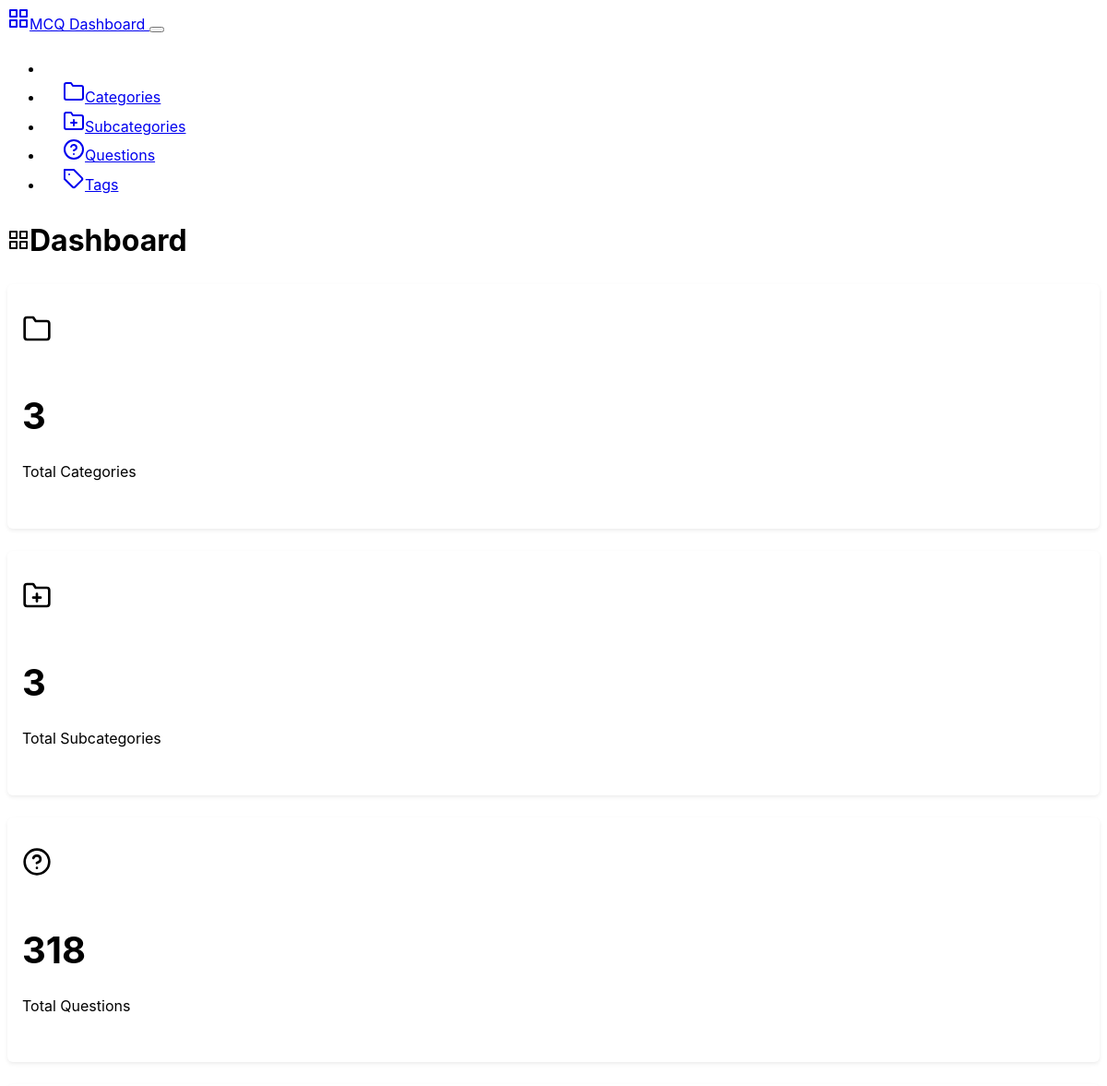
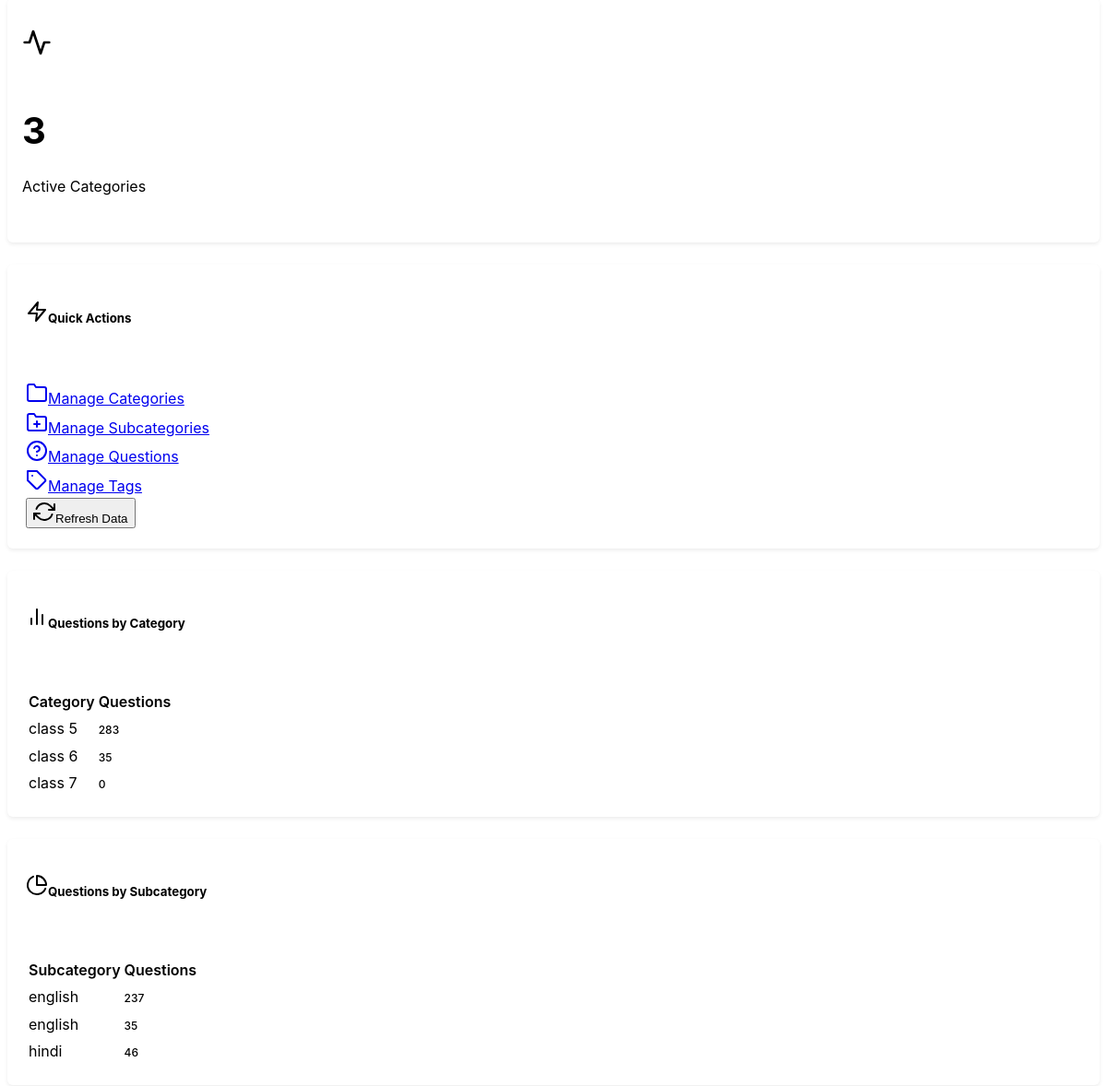
/backend, run on the app's committed database (2 pictures, top to bottom).
### mcqbox/model.py (models this page shows, shortened)
class Category(db.Model):
    id = db.Column(db.Integer, primary_key=True)
    name = db.Column(db.String(50), nullable=False, unique=True)
    description = db.Column(db.String(200), nullable=True)
    created_at = db.Column(db.DateTime, server_default=db.func.now())
    updated_at = db.Column(db.DateTime, server_default=db.func.now(), onupdate=db.func.now())

class Subcategory(db.Model):
    id = db.Column(db.Integer, primary_key=True)
    name = db.Column(db.String(50), nullable=False)
    category_id = db.Column(db.Integer, db.ForeignKey('category.id'), nullable=False)
    category = db.relationship('Category', backref=db.backref('subcategories', lazy=True))
    description = db.Column(db.String(200), nullable=True)
    created_at = db.Column(db.DateTime, server_default=db.func.now())
    updated_at = db.Column(db.DateTime, server_default=db.func.now(), onupdate=db.func.now())

### mcqbox/backend/route.py (the view)
@app.route('/backend')
def dashboard():
    categories = Category.query.count()
    subcategories = Subcategory.query.count()
    questions = Question.query.count()
    category_stats = {}
    subcategory_stats = {}
    category = Category.query.all()
    subcat = Subcategory.query.all()
    for cat in category:
        category_stats[cat.id] = {
            'id': cat.id,
            'name': cat.name,
            'total_subcategories': len(cat.subcategories),
            'count': len(cat.questions)
        }
    for subcategory in subcat:
        subcategory_stats[subcategory.id] = {
            'id': subcategory.id,
            'name': subcategory.name,
            'category_id': subcategory.category_id,
            'count': len(subcategory.questions)
        }
    stats ={
            'total_categories': categories,
            'total_subcategories': subcategories,
            'total_questions': questions,
            'category_stats': list(category_stats.values()),
            'subcategory_stats': list(subcategory_stats.values())
        }
    return render_template('dashboard.html', stats=stats, categories=category)

### mcqbox/frontend/route.py (called while the page is built)
@app.before_request
def enforce_lowercase_url():
    url = request.url
    lowercase_url = url.lower()
    if url != lowercase_url:
        return redirect(lowercase_url, code=301)

### mcqbox/backend/templates/dashboard.html (shortened to what this page needs)
{% extends "base.html" %}
{% block content %}
<div class="row">
    <div class="col-12">
        <div class="d-flex justify-content-between align-items-center mb-4">
            <h1><i data-feather="grid" class="me-2"></i>Dashboard</h1>
        </div>
    </div>
</div>
<div class="row mb-4">
    <div class="col-md-3">
        <div class="card">
            <div class="card-body text-center">
                <i data-feather="folder" class="mb-2" style="width: 2rem; height: 2rem;"></i>
                <h3 class="card-title">{{ stats.total_categories }}</h3>
                <p class="card-text text-muted">Total Categories</p>
            </div>
        </div>
    </div>
    <div class="col-md-3">
        <div class="card">
            <div class="card-body text-center">
                <i data-feather="folder-plus" class="mb-2" style="width: 2rem; height: 2rem;"></i>
                <h3 class="card-title">{{ stats.total_subcategories }}</h3>
                <p class="card-text text-muted">Total Subcategories</p>
            </div>
        </div>
    </div>
    <div class="col-md-3">
        <div class="card">
            <div class="card-body text-center">
                <i data-feather="help-circle" class="mb-2" style="width: 2rem; height: 2rem;"></i>
                <h3 class="card-title">{{ stats.total_questions }}</h3>
                <p class="card-text text-muted">Total Questions</p>
            </div>
        </div>
    </div>
    <div class="col-md-3">
        <div class="card">
            <div class="card-body text-center">
                <i data-feather="activity" class="mb-2" style="width: 2rem; height: 2rem;"></i>
                <h3 class="card-title">{{ stats.category_stats|length }}</h3>
                <p class="card-text text-muted">Active Categories</p>
            </div>
        </div>
    </div>
</div>
<div class="row mb-4">
    <div class="col-12">
        <div class="card">
            <div class="card-header">
                <h5 class="card-title mb-0"><i data-feather="zap" class="me-2"></i>Quick Actions</h5>
            </div>
            <div class="card-body">
                <div class="row">
                    <div class="col-md-3 mb-2">
                        <a href="{{ url_for('categories') }}" class="btn btn-outline-primary w-100">
                            <i data-feather="folder" class="me-2"></i>Manage Categories
                        </a>
                    </div>
                    <div class="col-md-3 mb-2">
                        <a href="{{ url_for('subcategories') }}" class="btn btn-outline-primary w-100">
                            <i data-feather="folder-plus" class="me-2"></i>Manage Subcategories
                        </a>
                    </div>
                    <div class="col-md-3 mb-2">
                        <a href="{{ url_for('questions') }}" class="btn btn-outline-primary w-100">
                            <i data-feather="help-circle" class="me-2"></i>Manage Questions
                        </a>
                    </div>
                    <div class="col-md-3 mb-2">
                        <a href="{{ url_for('tags') }}" class="btn btn-outline-primary w-100">
                            <i data-feather="tag" class="me-2"></i>Manage Tags
                        </a>
                    </div>
                    <div class="col-md-3 mb-2">
                        <button class="btn btn-outline-secondary w-100" onclick="location.reload()">
                            <i data-feather="refresh-cw" class="me-2"></i>Refresh Data
                        </button>
                    </div>
                </div>
            </div>
        </div>
    </div>
</div>
{% if stats.category_stats %}
<div class="row mb-4">
    <div class="col-md-6">
        <div class="card">
            <div class="card-header">
                <h5 class="card-title mb-0"><i data-feather="bar-chart-2" class="me-2"></i>Questions by Category</h5>
            </div>
            <div class="card-body">
                {% if stats.category_stats %}
                    <div class="table-responsive">
                        <table class="table table-sm">
                            <thead>
                                <tr>
                                    <th>Category</th>
                                    <th class="text-end">Questions</th>
                                </tr>
                            </thead>
                            <tbody>
                                {% for category in stats.category_stats %}
                                <tr>
                                    <td>{{ category.name }}</td>
                                    <td class="text-end">
                                        <span class="badge bg-secondary">{{ category.count }}</span>
                                    </td>
                                </tr>
                                {% endfor %}
                            </tbody>
                        </table>
                    </div>
                {% else %}
                    <div class="text-center text-muted py-3">
                        <i data-feather="inbox" class="mb-2" style="width: 2rem; height: 2rem;"></i>
                        <p>No questions created yet</p>
                    </div>
                {% endif %}
            </div>
        </div>
    </div>
    <div class="col-md-6">
        <div class="card">
            <div class="card-header">
                <h5 class="card-title mb-0"><i data-feather="pie-chart" class="me-2"></i>Questions by Subcategory</h5>
            </div>
            <div class="card-body">
                {% if stats.subcategory_stats %}
                    <div class="table-responsive">
                        <table class="table table-sm">
                            <thead>
                                <tr>
                                    <th>Subcategory</th>
                                    <th class="text-end">Questions</th>
                                </tr>
                            </thead>
                            <tbody>
                                {% for subcategory in stats.subcategory_stats[:10] %}
                                <tr>
                                    <td>{{ subcategory.name }}</td>
                                    <td class="text-end">
                                        <span class="badge bg-secondary">{{ subcategory.count }}</span>
                                    </td>
                                </tr>
                                {% endfor %}
                            </tbody>
                        </table>
                    </div>
                {% else %}
                    <div class="text-center text-muted py-3">
                        <i data-feather="inbox" class="mb-2" style="width: 2rem; height: 2rem;"></i>
                        <p>No questions created yet</p>
                    </div>
                {% endif %}
            </div>
        </div>
    </div>
</div>
{% endif %}
{% endblock %}

### mcqbox/backend/static/css/custom.css (style rules this page uses)
:root { --sidebar-width: 250px; --header-height: 70px; --border-radius: 0.375rem; --box-shadow: 0 0.125rem 0.25rem rgba(0, 0, 0, 0.075); --box-shadow-lg: 0 0.5rem 1rem rgba(0, 0, 0, 0.15); }
body { font-family: -apple-system, BlinkMacSystemFont, "Segoe UI", Roboto, "Helvetica Neue", Arial, sans-serif; line-height: 1.6; }
.card { border-radius: var(--border-radius); box-shadow: var(--box-shadow); margin-bottom: 1.5rem; }
.card-header { background-color: transparent; border-bottom: 1px solid var(--bs-border-color); padding: 1rem 1.25rem; }
.card-body { padding: 1.25rem; }
.card .card-body.text-center { padding: 2rem 1rem; }
.card .card-body.text-center .card-title { font-size: 2.5rem; font-weight: 700; margin-bottom: 0.5rem; color: var(--bs-primary); }
.table { margin-bottom: 0; }
.table th { border-top: none; font-weight: 600; color: var(--bs-body-color); background-color: var(--bs-secondary-bg); }
.badge { font-size: 0.75rem; font-weight: 500; }

### data on the page
Category: name "class 5", count "283"
Category: name "class 6", count "35"
Category: name "class 7", count "0"
Subcategory: name "english", count "237"
Subcategory: name "english", count "35"
Subcategory: name "hindi", count "46"

### other printed values
{{ stats.total_categories }} "3"
{{ stats.total_subcategories }} "3"
{{ stats.total_questions }} "318"
{{ stats.category_stats|length }} "3"
